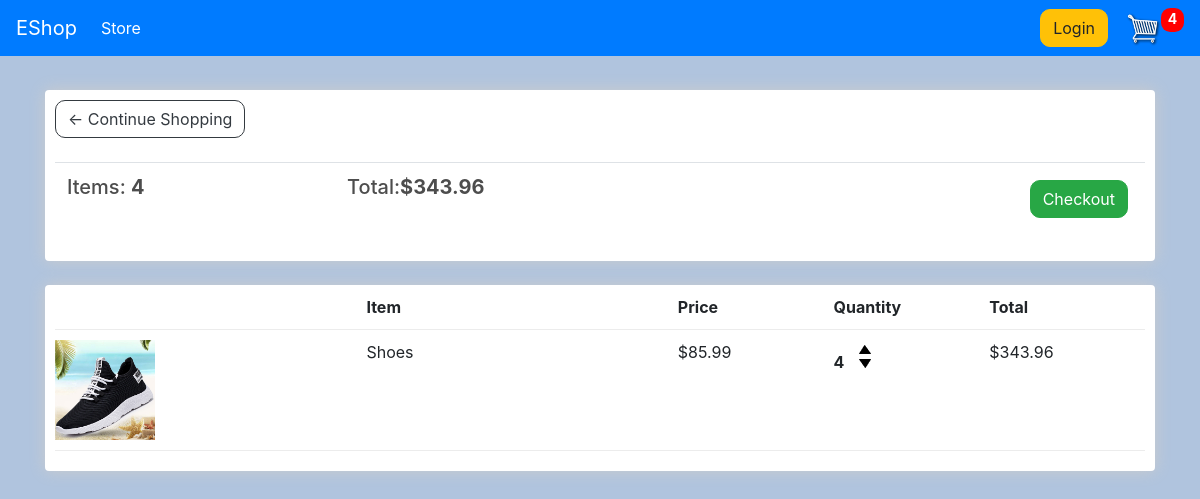
The app's page /cart/ (signed in) with its own data.
### store/models.py (models this page shows, shortened)
class Order(models.Model):
    customer = models.ForeignKey(Customer, on_delete=models.SET_NULL, blank=True, null=True)
    data_ordered = models.DateTimeField(auto_now_add=True)
    complete = models.BooleanField(default=False, null=True, blank=False)
    transaction_id = models.CharField(max_length=200, null=True)
    @property
    def get_cart_total(self):
        orderitems = self.orderitem_set.all()
        total = sum([item.get_total for item in orderitems])
        return total
    @property
    def get_cart_items(self):
        orderitems = self.orderitem_set.all()
        total = sum([item.quantity for item in orderitems])
        return total

class OrderItem(models.Model):
    product = models.ForeignKey(Product, on_delete=models.SET_NULL, blank=True, null=True)
    order = models.ForeignKey(Order, on_delete=models.SET_NULL, blank=True, null=True)
    quantity = models.IntegerField(default=0, null=True, blank=True)
    date_added = models.DateTimeField(auto_now_add=True)
    @property
    def get_total(self):
        total = self.quantity * self.product.price
        return total

class Product(models.Model):
    name = models.CharField(max_length=200, null=True)
    price = models.DecimalField(max_digits=7, decimal_places=2)
    digital = models.BooleanField(default=False, null=True, blank=False)
    featured = models.ImageField(null=True, blank=True)
    @property
    def imageURL(self):
        try:
            url = self.featured.url
        except:
            url = ''
        return url

### store/views.py (the view)
# urls.py: path('cart/', views.cart, name="cart"),
def cart(request):
    data = cartData(request)
    cartItems = data['cartItems']
    order = data['order']
    items = data['items']
    context = {'items': items, 'order': order, 'cartItems': cartItems}
    return render(request, 'store/cart.html', context)

### store/utils.py (called while the page is built)
def cartData(request):
    if request.user.is_authenticated:
        customer = request.user.customer
        order, created = Order.objects.get_or_create(customer=customer, complete=False)
        items = order.orderitem_set.all()
        cartItems = order.get_cart_items
    else:
        cookieData = cookieCart(request)
        cartItems = cookieData['cartItems']
        order = cookieData['order']
        items = cookieData['items']
    return {'cartItems': cartItems, 'order': order, 'items': items}

### store/templates/store/cart.html
{% extends 'store/main.html' %}
{% load static %}
{% block content %}
    <div class="row">
    <div class="col-lg-12">
        <div class="box-element">
            <a class="btn btn-outline-dark" href="{% url 'store' %}">&#x2190; Continue Shopping</a>
            <br>
            <br>
            <table class="table">
                <tr>
                    <th><h5>Items: <strong>{{ order.get_cart_items }}</strong></h5></th>
                    <th><h5>Total:<strong>${{ order.get_cart_total|floatformat:2 }}</strong></h5></th>
                    <th>
                        <a style="float:right; margin:5px;" class="btn btn-success"
                           href="{% url 'checkout' %}">Checkout</a>
                    </th>
                </tr>
            </table>
        </div>
        <br>
        <div class="box-element">
            <div class="cart-row">
                <div style="flex:2"></div>
                <div style="flex:2"><strong>Item</strong></div>
                <div style="flex:1"><strong>Price</strong></div>
                <div style="flex:1"><strong>Quantity</strong></div>
                <div style="flex:1"><strong>Total</strong></div>
            </div>
            {% for item in items %}
                <div class="cart-row">
                    <div style="flex:2"><img class="row-image" src="{{ item.product.imageURL }}"></div>
                    <div style="flex:2"><p>{{ item.product.name }}</p></div>
                    <div style="flex:1"><p>${{ item.product.price|floatformat:2 }}</p></div>
                    <div style="flex:1">
                        <p class="quantity">{{ item.quantity }}</p>
                        <div class="quantity">
                            <img data-product="{{ item.product.id }}" data-action="add" class="chg-quantity update-cart"
                                 src="{% static  'images/arrow-up.png' %}">
                            <img data-product="{{ item.product.id }}" data-action="remove"
                                 class="chg-quantity update-cart" src="{% static  'images/arrow-down.png' %}">
                        </div>
                    </div>
                    <div style="flex:1"><p>${{ item.get_total|floatformat:2 }}</p></div>
                </div>
            {% endfor %}
        </div>
    </div>
    </div>
{% endblock content %}

### static/css/main.css (style rules this page uses)
body { background-color: hsl(0, 0%, 98%); }
h1, h2, h3, h4, h5, h6 { color: hsl(0, 0%, 30%); }
.box-element { box-shadow: hsl(0, 0%, 80%) 0 0 16px; background-color: #fff; border-radius: 4px; padding: 10px; }
.col-lg-4, .col-lg-6, .col-lg-8, .col-lg-12 { margin-top: 10px; }
.btn { border-radius: 10px; }
.row-image { width: 100px; }
.cart-row { display: flex; align-items: flex-stretch; padding-bottom: 10px; margin-bottom: 10px; border-bottom: 1px solid #ececec; }
.cart-row > div { display: flex-cell; vertical-align: middle; }
.quantity { display: inline-block; font-weight: 700; padding-right: 10px; }
.chg-quantity { width: 12px; cursor: pointer; display: block; margin-top: 5px; transition: .1s; }
body { background-color: lightsteelblue; }

### records on screen
Order: get_cart_items "4", get_cart_total "343.96"
OrderItem: product.imageURL (picture), product.name "Shoes", product.price "85.99", quantity "4", get_total "343.96"

### other values on screen
{{ cartItems }} "4"
